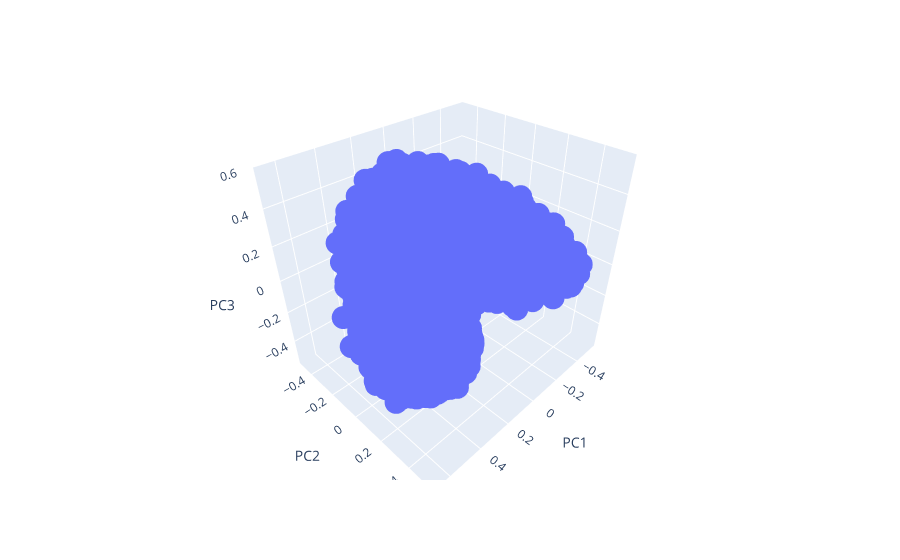

Notebook source saved alongside this figure:
### Code cell
from sklearn.decomposition import KernelPCA, SparsePCA

kernel_pca = KernelPCA(n_components=3, kernel='rbf')
kernel_pca_data = kernel_pca.fit_transform(PCA_data_numbers)

# Converting the transformed data back to a DataFrame
df_kernel_pca_data = pd.DataFrame(kernel_pca_data, columns=['PC1', 'PC2', 'PC3'])

fig_2d = px.scatter_3d(df_kernel_pca_data, x='PC1', y='PC2', z='PC3')
fig_2d.show()

### Figure 1 — Plotly figure (JSON) as saved in the notebook; plotly's stock layout.template omitted (floating-point values rounded to 4 significant figures; data arrays with more than 128 entries replaced by an {"elided": "..."} marker saying what was removed)
{"data": [{"hovertemplate": "PC1=%{x}<br>PC2=%{y}<br>PC3=%{z}<extra></extra>", "legendgroup": "", "marker": {"color": "#636efa", "symbol": "circle"}, "mode": "markers", "name": "", "scene": "scene", "showlegend": false, "type": "scatter3d", "x": {"elided": "2217 float values"}, "y": {"elided": "2217 float values"}, "z": {"elided": "2217 float values"}}], "layout": {"legend": {"tracegroupgap": 0}, "margin": {"t": 60}, "scene": {"domain": {"x": [0, 1], "y": [0, 1]}, "xaxis": {"title": {"text": "PC1"}}, "yaxis": {"title": {"text": "PC2"}}, "zaxis": {"title": {"text": "PC3"}}}}}
